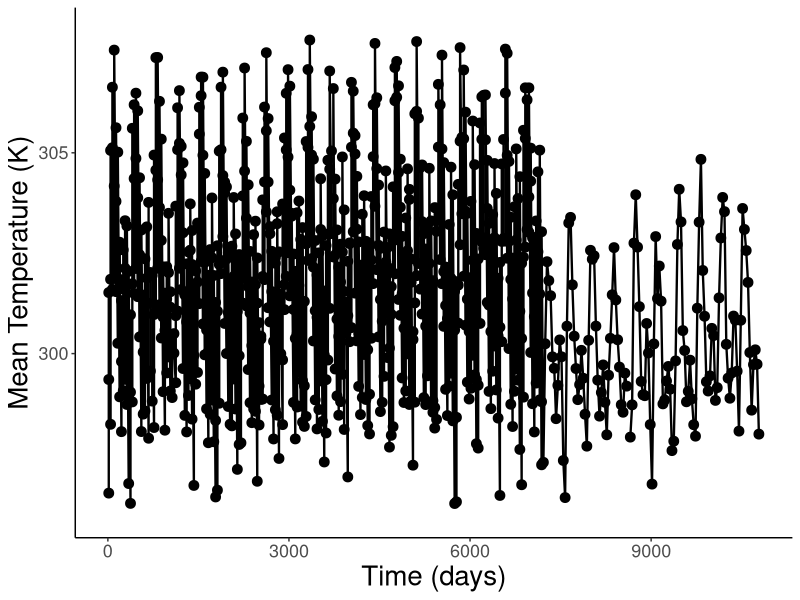
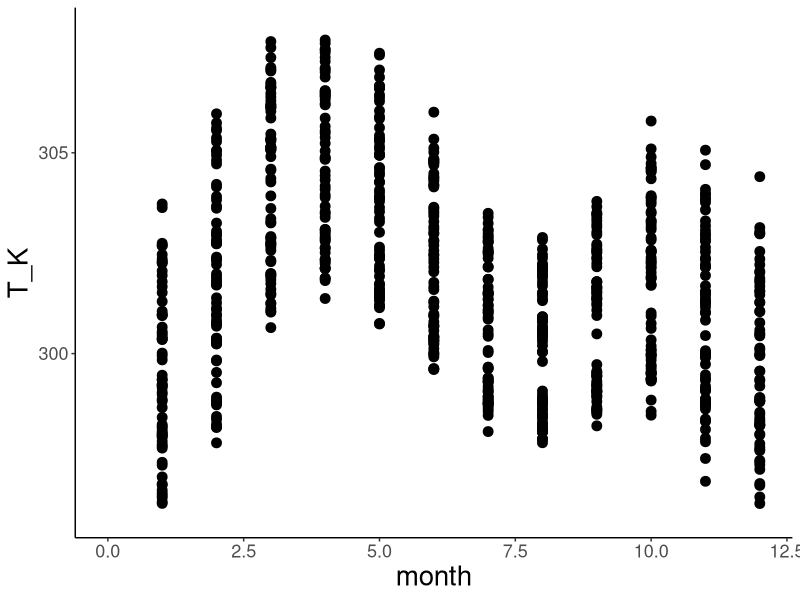
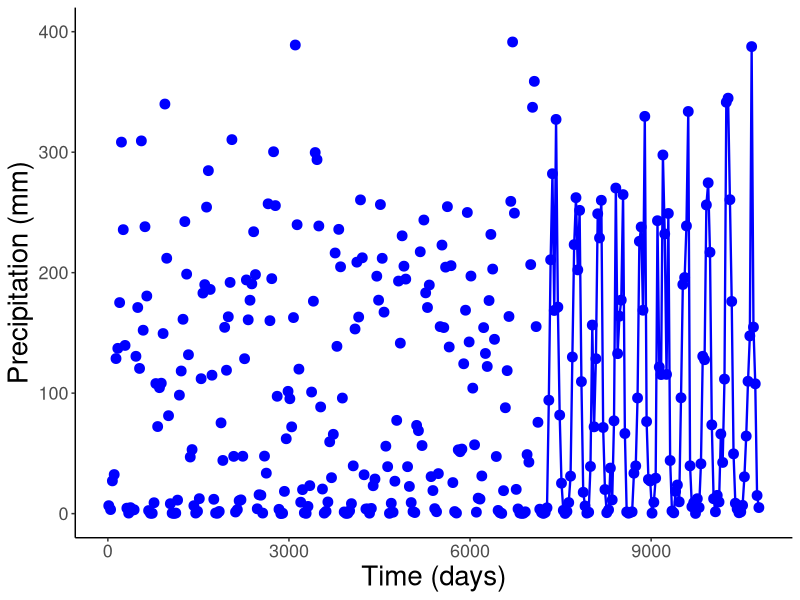
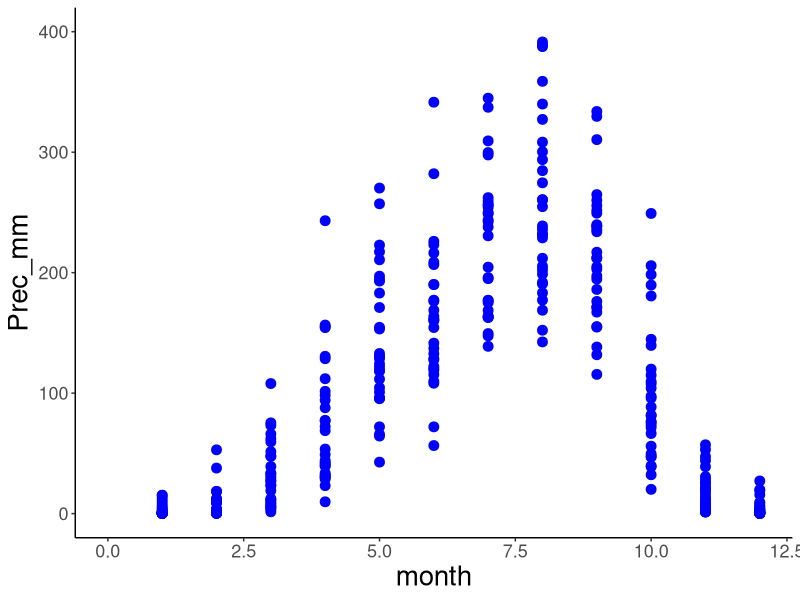
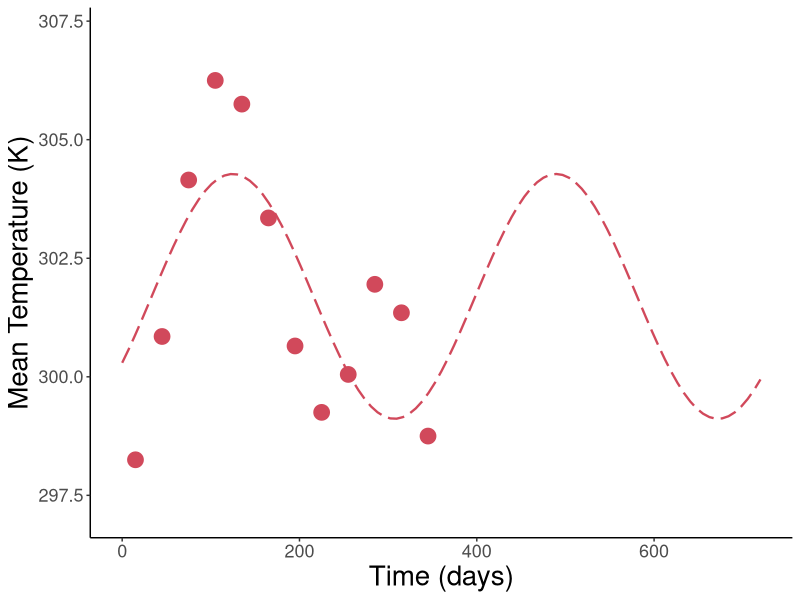

These figures' R source, in order:
#############################################################################
#### This R script fits sinusoidal functions to habitat temperature data ####
#############################################################################


# Load packages and set working directory
library(tidyr)
library(ggplot2)
library(dplyr)
library(tidyverse)
setwd(dirname(rstudioapi::getActiveDocumentContext()$path))


#### Fit temperature functions to data from Climate Wizard using Fourier analysis ####
# Select a location by removing # in front of name and placing # in front of other locations
data <- as.data.frame(read_csv("Climate data Nigeria.csv"))

# Fit sinusoidal function to habitat temperature data
fit <- nls(T_K ~ (meanT + dMean * days) + (amplT + dAmpl * days) * sin(2*pi*(days + shiftT)/360), data = data,
           start = list(meanT = 300, dMean = 0.1, amplT = 5, dAmpl = 0.1, shiftT = 30))
summary(fit)

# Plot model fit to TEMPERATURE data
xmin <- 0
xmax <- 360*(1991-1961)
ggplot(data, aes(x=days, y=T_K)) + 
  geom_point(size=3, color="black") +
  geom_line(size=0.8) +
  #geom_function(fun = function(t){(coef(fit)[1] + coef(fit)[2] * t) + (coef(fit)[3] + coef(fit)[4] * t) * sin(2*pi*(t + coef(fit)[5])/360)},
  #              size=1, color="#d1495b") +
  labs(x="Time (days)", y="Mean Temperature (K)") +
  scale_x_continuous(limits=c(xmin, xmax)) +
  scale_y_continuous(limits=c(coef(fit)[1] - coef(fit)[2] - 6, coef(fit)[1] + coef(fit)[2] + 6)) +
  theme(panel.grid.major = element_blank(), panel.grid.minor = element_blank(),
        panel.background = element_rect(fill="transparent"), plot.background = element_rect(fill="transparent"),
        axis.line = element_line(colour = "black"), legend.position = "none", 
        axis.text = element_text(size=13), axis.title = element_text(size=20))

# Plot fit to TEMPERATURE data pooled across years
ggplot(data, aes(x=month, y=T_K)) + 
  geom_point(size=3, color="black") +
  scale_x_continuous(limits=c(0, 12)) +
  scale_y_continuous(limits=c(coef(fit)[1] - coef(fit)[2] - 6, coef(fit)[1] + coef(fit)[2] + 6)) +
  theme(panel.grid.major = element_blank(), panel.grid.minor = element_blank(),
        panel.background = element_rect(fill="transparent"), plot.background = element_rect(fill="transparent"),
        axis.line = element_line(colour = "black"), legend.position = "none", 
        axis.text = element_text(size=13), axis.title = element_text(size=20))


# Plot model fit to PRECIPITATION data
ymin <- 0
ymax <- 400
ggplot(data, aes(x=days, y=Prec_mm)) + 
  geom_point(size=3, color="blue") +
  geom_line(size=0.8, color="blue") +
  labs(x="Time (days)", y="Precipitation (mm)") +
  scale_x_continuous(limits=c(xmin, xmax)) +
  scale_y_continuous(limits=c(ymin, ymax)) +
  theme(panel.grid.major = element_blank(), panel.grid.minor = element_blank(),
        panel.background = element_rect(fill="transparent"), plot.background = element_rect(fill="transparent"),
        axis.line = element_line(colour = "black"), legend.position = "none", 
        axis.text = element_text(size=13), axis.title = element_text(size=20))

# Plot fit to PRECIPITATION data pooled across years
ggplot(data, aes(x=month, y=Prec_mm)) + 
  geom_point(size=3, color="blue") +
  scale_x_continuous(limits=c(0, 12)) +
  scale_y_continuous(limits=c(ymin, ymax)) +
  theme(panel.grid.major = element_blank(), panel.grid.minor = element_blank(),
        panel.background = element_rect(fill="transparent"), plot.background = element_rect(fill="transparent"),
        axis.line = element_line(colour = "black"), legend.position = "none", 
        axis.text = element_text(size=13), axis.title = element_text(size=20))


########## Fit temperature functions to data from Habitat temperatures.csv ##########
# Read data
temp.data <- as.data.frame(read_csv("Habitat temperatures.csv"))

# Select an insect by removing # in front of name and placing # in front of other species
#sp.data <- subset(temp.data, Species == "Clavigralla shadabi")
#sp.data <- subset(temp.data, Species == "Clavigralla tomentosicollis Benin")
#sp.data <- subset(temp.data, Species == "Clavigralla tomentosicollis Nigeria A")
#sp.data <- subset(temp.data, Species == "Clavigralla tomentosicollis Nigeria B")
#sp.data <- subset(temp.data, Species == "Clavigralla tomentosicollis Nigeria C")
sp.data <- subset(temp.data, Species == "Clavigralla tomentosicollis Burkina Faso")

# Remove columns that do not contain temperature data
sp.data <- sp.data[-1:-7]
rownames(sp.data) <- c("T_K")

# Make data table with time and mean monthly temperature
data <- matrix(nrow = length(sp.data), ncol = 1)
for(i in 1:length(data)) {data[i] <- 30*(i-1)+15} # mid-point of month
colnames(data) <- c("day")
data <- cbind(data, t(sp.data)) # mean monthly temperature data

# Remove blank cells
data <- data[rowSums(is.na(data)) == 0,]
data <- as.data.frame(data)

# Fit sinusoidal function to habitat temperature data
fit <- nls(T_K ~ meanT + amplT*sin(2*pi*(day + shiftT)/365), data = data,
           start = list(meanT = 293, amplT = 2, shiftT = 30))
summary(fit)

# Plot model data
ggplot(data, aes(x=day, y=T_K)) + 
  geom_point(size=5, color="#d1495b") +
  geom_function(fun = function(t) coef(fit)[1] + coef(fit)[2]*sin(2*pi*(t + coef(fit)[3])/365),
                size=0.8, linetype="longdash", color="#d1495b") +
  labs(x="Time (days)", y="Mean Temperature (K)") +
  scale_x_continuous(limits=c(0, 720)) +
  scale_y_continuous(limits=c(coef(fit)[1] - coef(fit)[2] - 2, coef(fit)[1] + coef(fit)[2] + 3)) +
  theme(panel.grid.major = element_blank(), panel.grid.minor = element_blank(),
        panel.background = element_rect(fill="transparent"), plot.background = element_rect(fill="transparent"),
        axis.line = element_line(colour = "black"), legend.position = "none", 
        axis.text = element_text(size=13), axis.title = element_text(size=20))
